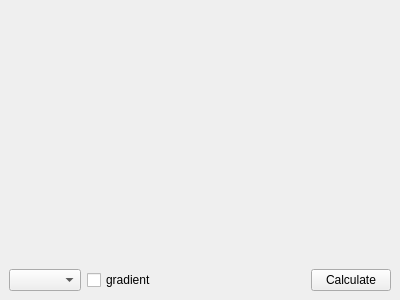
<?xml version="1.0" encoding="UTF-8"?>
<ui version="4.0">
 <class>RgbDock</class>
 <widget class="QDockWidget" name="RgbDock">
  <property name="geometry">
   <rect>
    <x>0</x>
    <y>0</y>
    <width>400</width>
    <height>300</height>
   </rect>
  </property>
  <property name="windowTitle">
   <string>RGB View</string>
  </property>
  <widget class="QWidget" name="dockWidgetContents">
   <layout class="QVBoxLayout" name="verticalLayout_2">
    <item>
     <widget class="ScaledView" name="view" native="true">
      <property name="sizePolicy">
       <sizepolicy hsizetype="Preferred" vsizetype="Expanding">
        <horstretch>0</horstretch>
        <verstretch>0</verstretch>
       </sizepolicy>
      </property>
      <property name="minimumSize">
       <size>
        <width>150</width>
        <height>150</height>
       </size>
      </property>
     </widget>
    </item>
    <item>
     <widget class="QWidget" name="widget" native="true">
      <layout class="QHBoxLayout" name="horizontalLayout_2">
       <property name="leftMargin">
        <number>0</number>
       </property>
       <property name="topMargin">
        <number>0</number>
       </property>
       <property name="rightMargin">
        <number>0</number>
       </property>
       <property name="bottomMargin">
        <number>0</number>
       </property>
       <item>
        <widget class="QComboBox" name="sourceBox"/>
       </item>
       <item>
        <widget class="QCheckBox" name="gradientCheck">
         <property name="text">
          <string>gradient</string>
         </property>
        </widget>
       </item>
       <item>
        <spacer name="horizontalSpacer">
         <property name="orientation">
          <enum>Qt::Horizontal</enum>
         </property>
         <property name="sizeHint" stdset="0">
          <size>
           <width>40</width>
           <height>20</height>
          </size>
         </property>
        </spacer>
       </item>
       <item>
        <widget class="QPushButton" name="applyButton">
         <property name="text">
          <string>Calculate</string>
         </property>
        </widget>
       </item>
      </layout>
     </widget>
    </item>
   </layout>
  </widget>
 </widget>
 <customwidgets>
  <customwidget>
   <class>ScaledView</class>
   <extends>QWidget</extends>
   <header>widgets/scaledview.h</header>
   <container>1</container>
  </customwidget>
 </customwidgets>
 <resources/>
 <connections/>
</ui>
